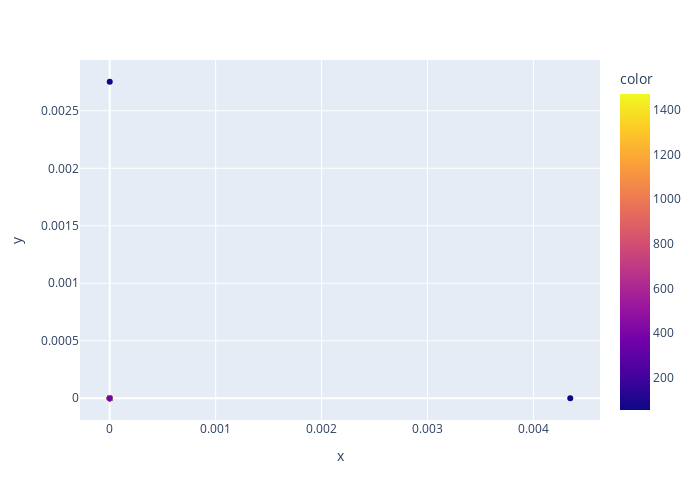

The cell this chart's notebook holds for it:
### Code cell
import plotly.express as px

fig = px.scatter(x = codificado_2dim[:, 0],
                 y = codificado_2dim[:, 1],
                 color = y,
                 width = 700,
                 height = 500)
fig.show()

### Figure 1 — Plotly figure (JSON) as saved in the notebook; plotly's stock layout.template omitted (floating-point values rounded to 4 significant figures)
{"data": [{"hovertemplate": "x=%{x}<br>y=%{y}<br>color=%{marker.color}<extra></extra>", "legendgroup": "", "marker": {"color": [105, 245, 685, 147, 193, 156, 720, 253, 488, 198, 360, 1102, 1472, 57, 1374, 375, 54], "coloraxis": "coloraxis", "symbol": "circle"}, "mode": "markers", "name": "", "orientation": "v", "showlegend": false, "type": "scatter", "x": [0, 0, 0, 0, 0, 0, 0, 0, 0, 0, 0, 0, 0, 0.004348, 0, 0, 0], "xaxis": "x", "y": [0, 0, 0, 0, 0, 0, 0, 0, 0, 0, 0, 0, 0, 0, 0, 0, 0.002753], "yaxis": "y"}], "layout": {"coloraxis": {"colorbar": {"title": {"text": "color"}}, "colorscale": [[0, "#0d0887"], [0.1111, "#46039f"], [0.2222, "#7201a8"], [0.3333, "#9c179e"], [0.4444, "#bd3786"], [0.5556, "#d8576b"], [0.6667, "#ed7953"], [0.7778, "#fb9f3a"], [0.8889, "#fdca26"], [1, "#f0f921"]]}, "height": 500, "legend": {"tracegroupgap": 0}, "margin": {"t": 60}, "width": 700, "xaxis": {"anchor": "y", "domain": [0, 1], "title": {"text": "x"}}, "yaxis": {"anchor": "x", "domain": [0, 1], "title": {"text": "y"}}}}
